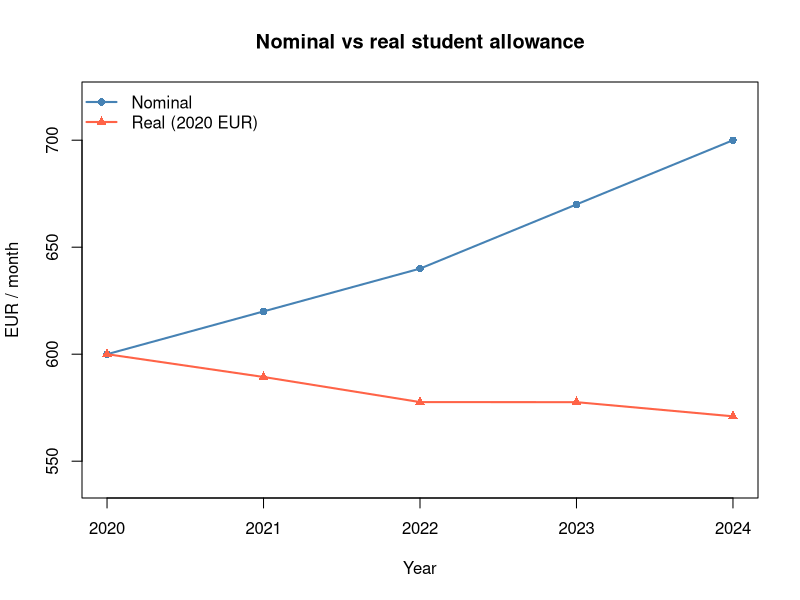
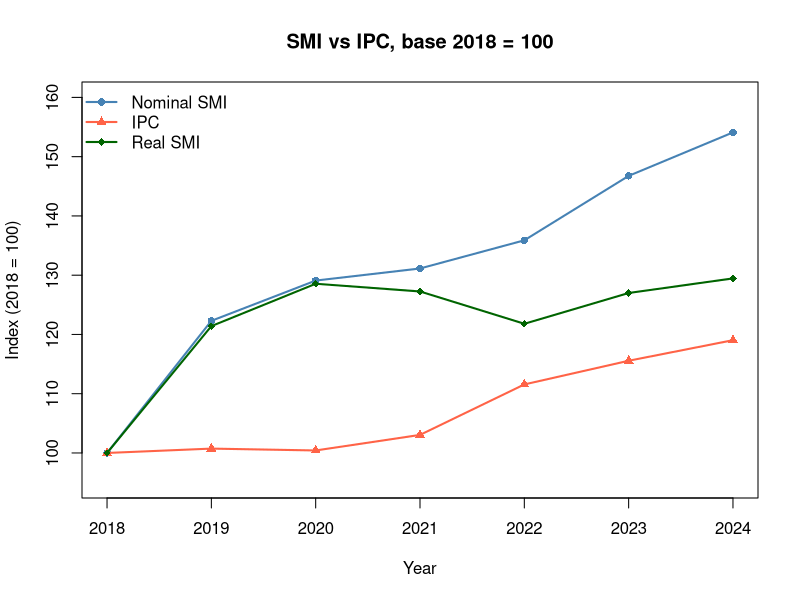

Source code (R) for these figures, in order:
## ---- chunk 1
#| message: false
#| warning: false
set.seed(2026)
# No external libraries needed — base R is sufficient here.
## ---- chunk 2
years  <- 2019:2024
coffee <- c(1.10, 1.15, 1.20, 1.30, 1.40, 1.55)
names(coffee) <- years

I_coffee <- coffee / coffee["2019"] * 100
round(I_coffee, 2)
## ---- chunk 3
rov <- diff(coffee) / coffee[-length(coffee)] * 100
names(rov) <- paste0(years[-1], "/", years[-length(years)])
round(rov, 2)

# Geometric-mean average annual rate
n_periods   <- length(coffee) - 1
total_ratio <- coffee[length(coffee)] / coffee[1]
avg_rate    <- (total_ratio^(1 / n_periods) - 1) * 100
round(avg_rate, 2)
## ---- chunk 4
goods <- c("Coffee", "Bus pass", "Rent", "Textbooks", "Beer")
p0 <- c(1.15, 40, 350, 45, 1.80)    # prices in 2020
p1 <- c(1.55, 52, 420, 50, 2.30)    # prices in 2024
q0 <- c(300, 10, 12, 6, 200)        # quantities in 2020
q1 <- c(280, 10, 12, 5, 180)        # quantities in 2024

L_P <- sum(p1 * q0) / sum(p0 * q0) * 100
P_P <- sum(p1 * q1) / sum(p0 * q1) * 100
F_P <- sqrt(L_P * P_P)
round(c(Laspeyres = L_P, Paasche = P_P, Fisher = F_P), 2)
## ---- chunk 5
L_Q <- sum(q1 * p0) / sum(q0 * p0) * 100
P_Q <- sum(q1 * p1) / sum(q0 * p1) * 100
F_Q <- sqrt(L_Q * P_Q)
round(c(L_Q = L_Q, P_Q = P_Q, F_Q = F_Q), 2)

# Two ways to compute the value index
V_direct <- sum(p1 * q1) / sum(p0 * q0) * 100
V_decomp <- L_P * P_Q / 100
round(c(direct = V_direct, decomposition = V_decomp), 2)
## ---- chunk 6
years_d   <- 2020:2024
nominal   <- c(600, 620, 640, 670, 700)
price_idx <- c(100, 105.2, 110.8, 116.0, 122.6)
real      <- nominal / price_idx * 100

data.frame(year = years_d, nominal, price_idx, real = round(real, 2))
## ---- chunk 7
#| fig-width: 7
#| fig-height: 4.5
#| fig-cap: "Nominal vs real student allowance (real expressed in 2020 EUR)."
plot(years_d, nominal, type = "o", pch = 16, col = "steelblue",
     ylim = c(540, 720), lwd = 2,
     xlab = "Year", ylab = "EUR / month",
     main = "Nominal vs real student allowance")
lines(years_d, real, type = "o", pch = 17, col = "tomato", lwd = 2)
legend("topleft", legend = c("Nominal", "Real (2020 EUR)"),
       col = c("steelblue", "tomato"), pch = c(16, 17),
       lwd = 2, bty = "n")
## ---- chunk 8
# Old series, base 2015 = 100, 2015–2019
old_base <- c(100, 101.5, 103.2, 105.0, 107.1)
names(old_base) <- 2015:2019

# New series, base 2019 = 100, 2019–2024
new_base <- c(100, 102.3, 105.1, 109.4, 112.6, 116.0)
names(new_base) <- 2019:2024

# Link the old series to the new base (2019 = 100)
link_factor   <- 100 / old_base["2019"]
old_linked    <- old_base * as.numeric(link_factor)

# Combine, dropping the duplicate 2019 from the old segment
linked_series <- c(old_linked[1:4], new_base)
round(linked_series, 2)
## ---- chunk 9
year_rd <- 2018:2024
smi     <- c(735.9, 900.0, 950.0, 965.0, 1000.0, 1080.0, 1134.0)
cpi_rd  <- c(95.1, 95.8, 95.5, 98.0, 106.1, 109.9, 113.2)

smi_idx  <- smi    / smi[1]    * 100   # SMI rebased to 2018 = 100
cpi_idx  <- cpi_rd / cpi_rd[1] * 100   # IPC rebased to 2018 = 100
real_smi <- smi_idx / cpi_idx * 100

round(data.frame(year = year_rd, smi_idx, cpi_idx, real_smi), 2)
## ---- chunk 10
#| fig-width: 7
#| fig-height: 4.5
#| fig-cap: "Spanish minimum wage (SMI) vs IPC, both rebased to 2018 = 100, and the implied real SMI."
plot(year_rd, smi_idx, type = "o", pch = 16, col = "steelblue",
     ylim = c(95, 160), lwd = 2,
     xlab = "Year", ylab = "Index (2018 = 100)",
     main = "SMI vs IPC, base 2018 = 100")
lines(year_rd, cpi_idx,  type = "o", pch = 17, col = "tomato", lwd = 2)
lines(year_rd, real_smi, type = "o", pch = 18, col = "darkgreen", lwd = 2)
legend("topleft",
       legend = c("Nominal SMI", "IPC", "Real SMI"),
       col = c("steelblue", "tomato", "darkgreen"),
       pch = c(16, 17, 18), lwd = 2, bty = "n")
